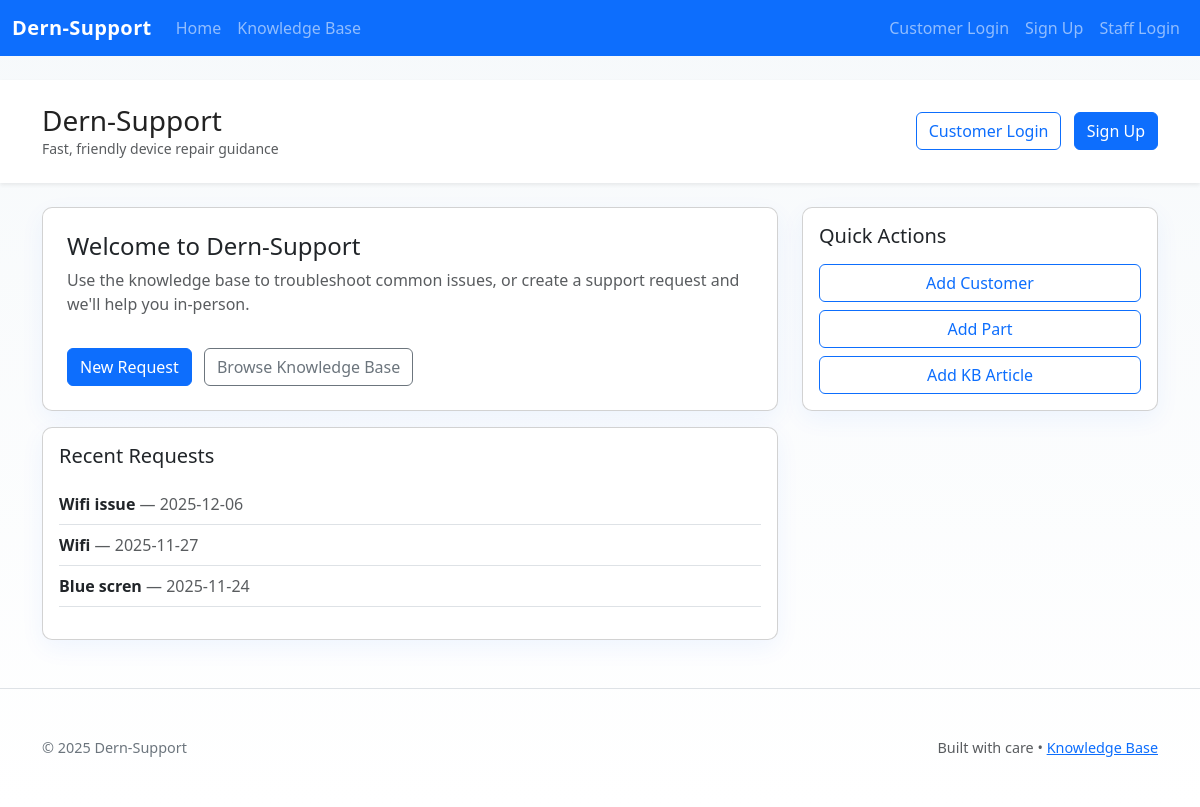
The page / on the database its author committed.
### app.py (models this page shows)
class SupportRequest(db.Model):
    id = db.Column(db.Integer, primary_key=True)
    title = db.Column(db.String(200), nullable=False)
    description = db.Column(db.Text)
    customer_id = db.Column(db.Integer, db.ForeignKey('customer.id'))
    scheduled_for = db.Column(db.DateTime)
    status = db.Column(db.String(50), default='open')
    estimated_cost = db.Column(db.Float, default=0.0)
    created_at = db.Column(db.DateTime, default=datetime.utcnow)
    priority = db.Column(db.Integer, default=3)
    location = db.Column(db.String(255))
    time_taken_hours = db.Column(db.Float)
    customer = db.relationship('Customer', backref='requests')
    rating = db.Column(db.Integer)
    customer_feedback = db.Column(db.Text)

### app.py (the view)
@app.route('/')
def index():
    recent = SupportRequest.query.order_by(SupportRequest.created_at.desc()).limit(5).all()
    return render_template('index.html', recent=recent)

### templates/index.html
{% extends 'base.html' %}
{% block content %}
  <div class="row mb-4">
    <div class="col-md-8">
      <div class="card p-4 mb-3">
        <h2 class="h4 mb-2">Welcome to Dern-Support</h2>
        <p class="text-muted">Use the knowledge base to troubleshoot common issues, or create a support request and we'll help you in-person.</p>
        <div class="mt-3">
          <a class="btn btn-primary me-2" href="/requests/new">New Request</a>
          <a class="btn btn-outline-secondary" href="/kb">Browse Knowledge Base</a>
        </div>
      </div>
      <div class="card p-3">
        <h5>Recent Requests</h5>
        <ul class="list-unstyled mt-2">
        {% for r in recent %}
          <li class="py-2 border-bottom"><strong>{{r.title}}</strong> <span class="text-muted">— {{ r.created_at.strftime('%Y-%m-%d') }}</span></li>
        {% else %}
          <li class="py-2">No recent requests</li>
        {% endfor %}
        </ul>
      </div>
    </div>
    <div class="col-md-4">
      <div class="card p-3">
        <h5>Quick Actions</h5>
        <div class="d-grid gap-2 mt-2">
          <a class="btn btn-outline-primary" href="/customers/new">Add Customer</a>
          <a class="btn btn-outline-primary" href="/parts/new">Add Part</a>
          <a class="btn btn-outline-primary" href="/kb/new">Add KB Article</a>
        </div>
      </div>
    </div>
  </div>
{% endblock %}

### static/css/styles.css (style rules this page uses)
:root { --primary:#0d6efd; --muted:#6c757d; }
body { background: linear-gradient(180deg,#f6f9fb 0%, #ffffff 100%); color:#222; }
.card { box-shadow: 0 8px 24px rgba(13,110,253,0.06); border-radius:10px; }
.btn-primary { background:var(--primary); border-color:var(--primary); }

### rows shown on the page
SupportRequest: title "Wifi issue", created_at "2025-12-06"
SupportRequest: title "Wifi", created_at "2025-11-27"
SupportRequest: title "Blue scren", created_at "2025-11-24"
